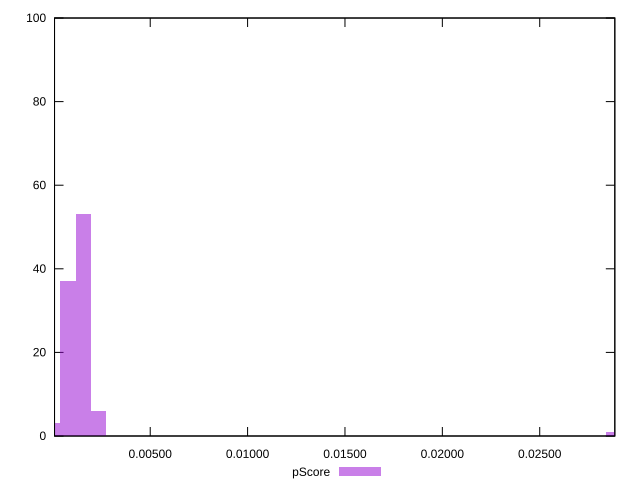

Write gnuplot code to recreate this figure.
reset

$pScore <<EOF
0.028782183927084804 1
0.0007778968628941839 37
0.0015557937257883678 53
0 3
0.0023336905886825517 6
EOF

set key outside below
set boxwidth 0.0007778968628941839
set xrange [0.00008677057818357037:0.028856471271733963]
set yrange [0:100]
set trange [0:100]
set style fill transparent solid 0.5 noborder
set terminal svg size 640, 490 enhanced background rgb 'white'
set output "reports/report_00031_2021-02-24T23-18-18.084Z/largest-contentful-paint/samples/astro/pScore/histogram.svg"

plot $pScore title "pScore" with boxes

reset
